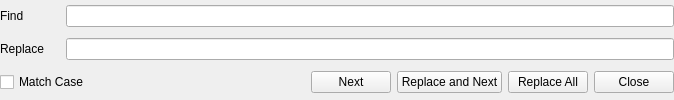
<?xml version="1.0" encoding="UTF-8"?>
<ui version="4.0">
 <class>SourceFindWidget</class>
 <widget class="QWidget" name="SourceFindWidget">
  <property name="geometry">
   <rect>
    <x>0</x>
    <y>0</y>
    <width>674</width>
    <height>100</height>
   </rect>
  </property>
  <property name="windowTitle">
   <string>Form</string>
  </property>
  <layout class="QVBoxLayout" name="verticalLayout">
   <property name="margin">
    <number>0</number>
   </property>
   <item>
    <layout class="QHBoxLayout" name="horizontalLayout">
     <item>
      <widget class="QLabel" name="label">
       <property name="minimumSize">
        <size>
         <width>60</width>
         <height>0</height>
        </size>
       </property>
       <property name="text">
        <string>Find</string>
       </property>
       <property name="textFormat">
        <enum>Qt::AutoText</enum>
       </property>
       <property name="scaledContents">
        <bool>false</bool>
       </property>
      </widget>
     </item>
     <item>
      <widget class="QLineEdit" name="ui_find"/>
     </item>
    </layout>
   </item>
   <item>
    <layout class="QHBoxLayout" name="horizontalLayout_2">
     <item>
      <widget class="QLabel" name="label_2">
       <property name="minimumSize">
        <size>
         <width>60</width>
         <height>0</height>
        </size>
       </property>
       <property name="text">
        <string>Replace</string>
       </property>
      </widget>
     </item>
     <item>
      <widget class="QLineEdit" name="ui_replace"/>
     </item>
    </layout>
   </item>
   <item>
    <layout class="QHBoxLayout" name="horizontalLayout_3">
     <item>
      <widget class="QCheckBox" name="ui_matchCase">
       <property name="text">
        <string>Match Case</string>
       </property>
      </widget>
     </item>
     <item>
      <spacer name="horizontalSpacer">
       <property name="orientation">
        <enum>Qt::Horizontal</enum>
       </property>
       <property name="sizeHint" stdset="0">
        <size>
         <width>40</width>
         <height>20</height>
        </size>
       </property>
      </spacer>
     </item>
     <item>
      <widget class="QPushButton" name="ui_next">
       <property name="text">
        <string>Next</string>
       </property>
       <property name="icon">
        <iconset resource="../rc/rc.qrc">
         <normaloff>:/shortcuts/edit/icon_set/icons/arrow_redo.png</normaloff>:/shortcuts/edit/icon_set/icons/arrow_redo.png</iconset>
       </property>
      </widget>
     </item>
     <item>
      <widget class="QPushButton" name="ui_replaceNext">
       <property name="text">
        <string>Replace and Next</string>
       </property>
      </widget>
     </item>
     <item>
      <widget class="QPushButton" name="ui_replaceAll">
       <property name="text">
        <string>Replace All</string>
       </property>
      </widget>
     </item>
     <item>
      <widget class="QPushButton" name="ui_closeFind">
       <property name="text">
        <string>Close</string>
       </property>
       <property name="icon">
        <iconset resource="../rc/rc.qrc">
         <normaloff>:/shortcuts/file/icon_set/icons/cross.png</normaloff>:/shortcuts/file/icon_set/icons/cross.png</iconset>
       </property>
      </widget>
     </item>
    </layout>
   </item>
  </layout>
 </widget>
 <resources>
  <include location="../rc/rc.qrc"/>
 </resources>
 <connections>
  <connection>
   <sender>ui_find</sender>
   <signal>returnPressed()</signal>
   <receiver>ui_next</receiver>
   <slot>click()</slot>
   <hints>
    <hint type="sourcelabel">
     <x>358</x>
     <y>11</y>
    </hint>
    <hint type="destinationlabel">
     <x>247</x>
     <y>95</y>
    </hint>
   </hints>
  </connection>
  <connection>
   <sender>ui_closeFind</sender>
   <signal>clicked()</signal>
   <receiver>SourceFindWidget</receiver>
   <slot>hide()</slot>
   <hints>
    <hint type="sourcelabel">
     <x>607</x>
     <y>82</y>
    </hint>
    <hint type="destinationlabel">
     <x>573</x>
     <y>63</y>
    </hint>
   </hints>
  </connection>
 </connections>
</ui>
